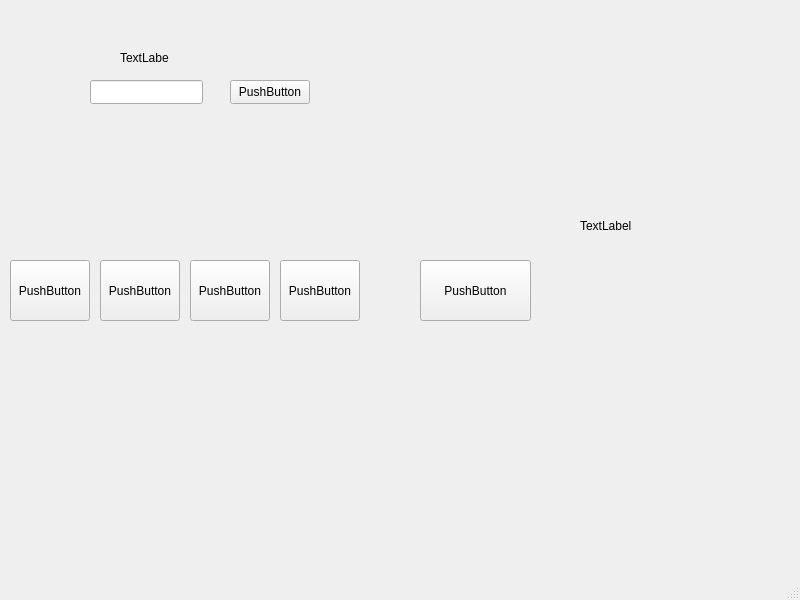
<?xml version="1.0" encoding="UTF-8"?>
<ui version="4.0">
 <class>MainWindow</class>
 <widget class="QMainWindow" name="MainWindow">
  <property name="geometry">
   <rect>
    <x>0</x>
    <y>0</y>
    <width>800</width>
    <height>600</height>
   </rect>
  </property>
  <property name="windowTitle">
   <string>MainWindow</string>
  </property>
  <widget class="QWidget" name="centralwidget">
   <widget class="QPushButton" name="startti">
    <property name="geometry">
     <rect>
      <x>230</x>
      <y>80</y>
      <width>80</width>
      <height>24</height>
     </rect>
    </property>
    <property name="text">
     <string>PushButton</string>
    </property>
   </widget>
   <widget class="QLineEdit" name="arpoja">
    <property name="geometry">
     <rect>
      <x>90</x>
      <y>80</y>
      <width>113</width>
      <height>24</height>
     </rect>
    </property>
   </widget>
   <widget class="QLabel" name="info">
    <property name="geometry">
     <rect>
      <x>120</x>
      <y>50</y>
      <width>49</width>
      <height>16</height>
     </rect>
    </property>
    <property name="text">
     <string>TextLabel</string>
    </property>
   </widget>
   <widget class="QPushButton" name="eka">
    <property name="geometry">
     <rect>
      <x>10</x>
      <y>260</y>
      <width>80</width>
      <height>61</height>
     </rect>
    </property>
    <property name="text">
     <string>PushButton</string>
    </property>
   </widget>
   <widget class="QPushButton" name="toka">
    <property name="geometry">
     <rect>
      <x>100</x>
      <y>260</y>
      <width>80</width>
      <height>61</height>
     </rect>
    </property>
    <property name="text">
     <string>PushButton</string>
    </property>
   </widget>
   <widget class="QPushButton" name="kolmas">
    <property name="geometry">
     <rect>
      <x>190</x>
      <y>260</y>
      <width>80</width>
      <height>61</height>
     </rect>
    </property>
    <property name="text">
     <string>PushButton</string>
    </property>
   </widget>
   <widget class="QPushButton" name="neljas">
    <property name="geometry">
     <rect>
      <x>280</x>
      <y>260</y>
      <width>80</width>
      <height>61</height>
     </rect>
    </property>
    <property name="text">
     <string>PushButton</string>
    </property>
   </widget>
   <widget class="QPushButton" name="check">
    <property name="geometry">
     <rect>
      <x>420</x>
      <y>260</y>
      <width>111</width>
      <height>61</height>
     </rect>
    </property>
    <property name="text">
     <string>PushButton</string>
    </property>
   </widget>
   <widget class="QLabel" name="loki">
    <property name="geometry">
     <rect>
      <x>580</x>
      <y>50</y>
      <width>201</width>
      <height>351</height>
     </rect>
    </property>
    <property name="text">
     <string>TextLabel</string>
    </property>
   </widget>
  </widget>
  <widget class="QMenuBar" name="menubar">
   <property name="geometry">
    <rect>
     <x>0</x>
     <y>0</y>
     <width>800</width>
     <height>21</height>
    </rect>
   </property>
  </widget>
  <widget class="QStatusBar" name="statusbar"/>
 </widget>
 <resources/>
 <connections/>
</ui>
